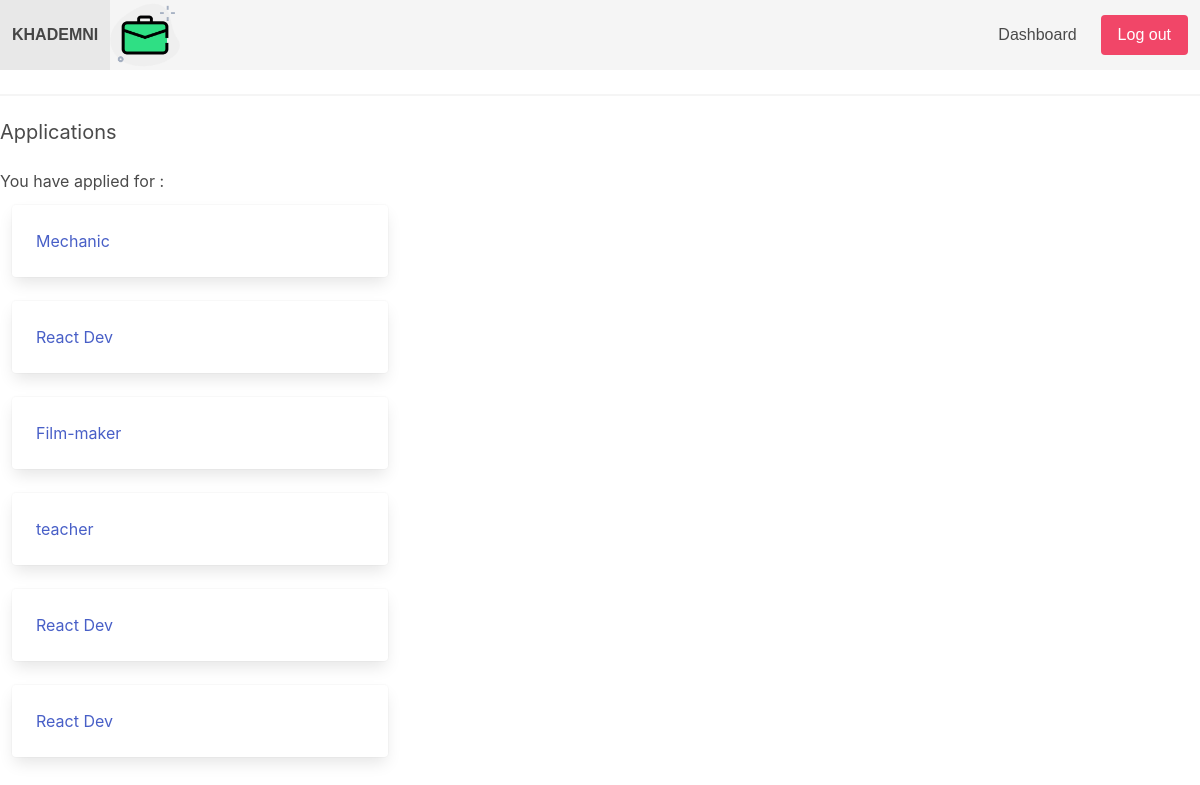
The page /dashboard/ (signed in) on the database its author committed.
### jobs/models.py (models this page shows, shortened)
class Application(models.Model):
    job = models.ForeignKey(Job ,related_name='applications', on_delete=models.CASCADE)
    content = models.TextField()
    experience = models.TextField()
    created_by = models.ForeignKey(User, related_name='applications', on_delete=models.CASCADE)
    created_at = models.DateTimeField(auto_now_add=True)
    full_name = models.CharField(max_length=50)
    phone_number = models.CharField(max_length=10)
    image = models.ImageField(upload_to='Jobseeker')

class Job(models.Model):
    title = models.CharField(max_length=255)
    show_description = models.TextField()
    long_desctiption = models.TextField(blank=True , null=True)
    created_by = models.ForeignKey(User, related_name='jobs', on_delete=models.CASCADE)
    created_at = models.DateTimeField(auto_now_add=True)
    change_at = models.DateTimeField(auto_now=True)

### userprofile/views.py (the view)
# urls.py: path('dashboard/', include('userprofile.urls')),
@login_required
def dashboard(request):
    return render(request, 'userprofile/dashboard.html', {'userprofile': request.user.userprofile})

### userprofile/templates/userprofile/dashboard.html (shortened to what this page needs)
{% extends 'core/base.html' %}
{% block content %}
<hr>
    {% if userprofile.is_employer %}
<p class="title is-1 is-spaced">Jobs</p>
        {% for job in request.user.jobs.all %}
            <div class="column is-4" >
        <div class="box" >
            <div class="card-content">
                <div class="media" >
                    <div class="media-content">
                    <p class="title is-4 "> {{job.title}}</p>
                    <p class="title is-6"> {{job.created_at}}</p>
                    </div>
                    <div class="content">
                        {{job.show_description}}
                        <hr>
                        <a  CLASS="button is_info " href="{% url 'view_job_dashboard' job.id %}"> View </a>
                        <a  class="button is_info" href="{% url 'edit_job' job.id %}">Edit </a>
                        <a  class="button is_danger" href="{% url 'delete_job' job.id %}">Delete</a>
                    </div>
                </div>
            </div>
        </div>
    </div>
        {% empty %}
            <p>You don't have any jobs yet...</p>
        {% endfor %}
    {% else %}
             <h2 class="subtitle">Applications</h2>
        <p> You have applied for : </p>
        {% for application in request.user.applications.all %}
             <div class="column is-4" >
        <div class="card" >
            <div class="card-content">
                <div class="media" >
                    <div class="media-content">
                        <a href="{% url 'view_application' application.id %}">{{ application.job.title }} </a>
                    </div>
                </div>
            </div>
        </div>
    </div>
        {% empty %}
            <p>You haven't applied for any jobs yet...</p>
        {% endfor %}
    {% endif %}
{% endblock %}

### userprofile/templates/userprofile/dashboard.html (style rules this page uses)
.media-content { width: 500px; }

### rows shown on the page
Application: job "Mechanic"
Application: job "React Dev"
Application: job "Film-maker"
Application: job "teacher"
Application: job "React Dev"
Application: job "React Dev"
